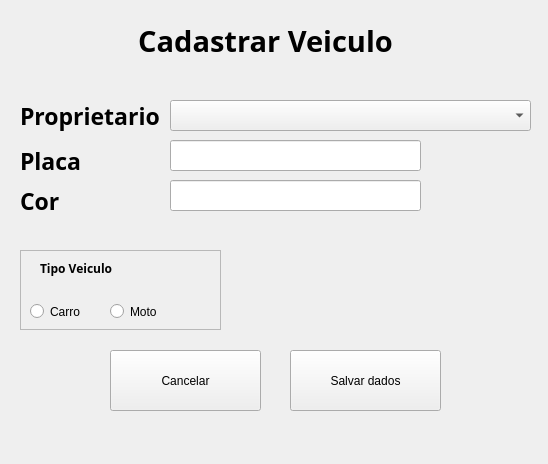
<?xml version="1.0" encoding="UTF-8"?>
<ui version="4.0">
 <class>Form_veiculo</class>
 <widget class="QWidget" name="Form_veiculo">
  <property name="geometry">
   <rect>
    <x>0</x>
    <y>0</y>
    <width>548</width>
    <height>464</height>
   </rect>
  </property>
  <property name="mouseTracking">
   <bool>false</bool>
  </property>
  <property name="tabletTracking">
   <bool>false</bool>
  </property>
  <property name="windowTitle">
   <string>Form</string>
  </property>
  <widget class="QLabel" name="label">
   <property name="geometry">
    <rect>
     <x>110</x>
     <y>10</y>
     <width>311</width>
     <height>61</height>
    </rect>
   </property>
   <property name="font">
    <font>
     <family>Ubuntu Condensed</family>
     <pointsize>22</pointsize>
     <weight>75</weight>
     <bold>true</bold>
    </font>
   </property>
   <property name="text">
    <string>Cadastrar Veiculo</string>
   </property>
   <property name="alignment">
    <set>Qt::AlignCenter</set>
   </property>
  </widget>
  <widget class="QLabel" name="label_2">
   <property name="geometry">
    <rect>
     <x>20</x>
     <y>100</y>
     <width>141</width>
     <height>31</height>
    </rect>
   </property>
   <property name="font">
    <font>
     <family>Ubuntu Mono</family>
     <pointsize>17</pointsize>
     <weight>75</weight>
     <italic>false</italic>
     <bold>true</bold>
    </font>
   </property>
   <property name="text">
    <string>Proprietario</string>
   </property>
  </widget>
  <widget class="QLabel" name="label_9">
   <property name="geometry">
    <rect>
     <x>20</x>
     <y>140</y>
     <width>81</width>
     <height>41</height>
    </rect>
   </property>
   <property name="font">
    <font>
     <family>Ubuntu Mono</family>
     <pointsize>17</pointsize>
     <weight>75</weight>
     <bold>true</bold>
    </font>
   </property>
   <property name="text">
    <string>Placa</string>
   </property>
   <property name="textFormat">
    <enum>Qt::AutoText</enum>
   </property>
   <property name="wordWrap">
    <bool>false</bool>
   </property>
  </widget>
  <widget class="QPushButton" name="salvar_veiculo">
   <property name="geometry">
    <rect>
     <x>290</x>
     <y>350</y>
     <width>151</width>
     <height>61</height>
    </rect>
   </property>
   <property name="text">
    <string>Salvar dados</string>
   </property>
  </widget>
  <widget class="QLineEdit" name="line_placa_veiculo">
   <property name="geometry">
    <rect>
     <x>170</x>
     <y>140</y>
     <width>251</width>
     <height>31</height>
    </rect>
   </property>
  </widget>
  <widget class="QPushButton" name="cancel">
   <property name="geometry">
    <rect>
     <x>110</x>
     <y>350</y>
     <width>151</width>
     <height>61</height>
    </rect>
   </property>
   <property name="text">
    <string>Cancelar</string>
   </property>
  </widget>
  <widget class="QComboBox" name="combo_proprietario">
   <property name="geometry">
    <rect>
     <x>170</x>
     <y>100</y>
     <width>361</width>
     <height>31</height>
    </rect>
   </property>
  </widget>
  <widget class="QLineEdit" name="line_cor_veiculo">
   <property name="geometry">
    <rect>
     <x>170</x>
     <y>180</y>
     <width>251</width>
     <height>31</height>
    </rect>
   </property>
  </widget>
  <widget class="QLabel" name="label_10">
   <property name="geometry">
    <rect>
     <x>20</x>
     <y>180</y>
     <width>81</width>
     <height>41</height>
    </rect>
   </property>
   <property name="font">
    <font>
     <family>Ubuntu Mono</family>
     <pointsize>17</pointsize>
     <weight>75</weight>
     <bold>true</bold>
    </font>
   </property>
   <property name="text">
    <string>Cor</string>
   </property>
   <property name="textFormat">
    <enum>Qt::AutoText</enum>
   </property>
   <property name="wordWrap">
    <bool>false</bool>
   </property>
  </widget>
  <widget class="QFrame" name="frame_veiculo">
   <property name="geometry">
    <rect>
     <x>20</x>
     <y>250</y>
     <width>201</width>
     <height>80</height>
    </rect>
   </property>
   <property name="frameShape">
    <enum>QFrame::StyledPanel</enum>
   </property>
   <property name="frameShadow">
    <enum>QFrame::Raised</enum>
   </property>
   <widget class="QRadioButton" name="tipo_carro">
    <property name="geometry">
     <rect>
      <x>10</x>
      <y>50</y>
      <width>112</width>
      <height>23</height>
     </rect>
    </property>
    <property name="text">
     <string>Carro</string>
    </property>
   </widget>
   <widget class="QRadioButton" name="tipo_moto">
    <property name="geometry">
     <rect>
      <x>90</x>
      <y>50</y>
      <width>112</width>
      <height>23</height>
     </rect>
    </property>
    <property name="text">
     <string>Moto</string>
    </property>
   </widget>
   <widget class="QLabel" name="label_3">
    <property name="geometry">
     <rect>
      <x>20</x>
      <y>10</y>
      <width>91</width>
      <height>17</height>
     </rect>
    </property>
    <property name="font">
     <font>
      <family>Ubuntu Condensed</family>
      <weight>75</weight>
      <bold>true</bold>
     </font>
    </property>
    <property name="text">
     <string>Tipo Veiculo</string>
    </property>
   </widget>
  </widget>
 </widget>
 <resources/>
 <connections/>
</ui>
